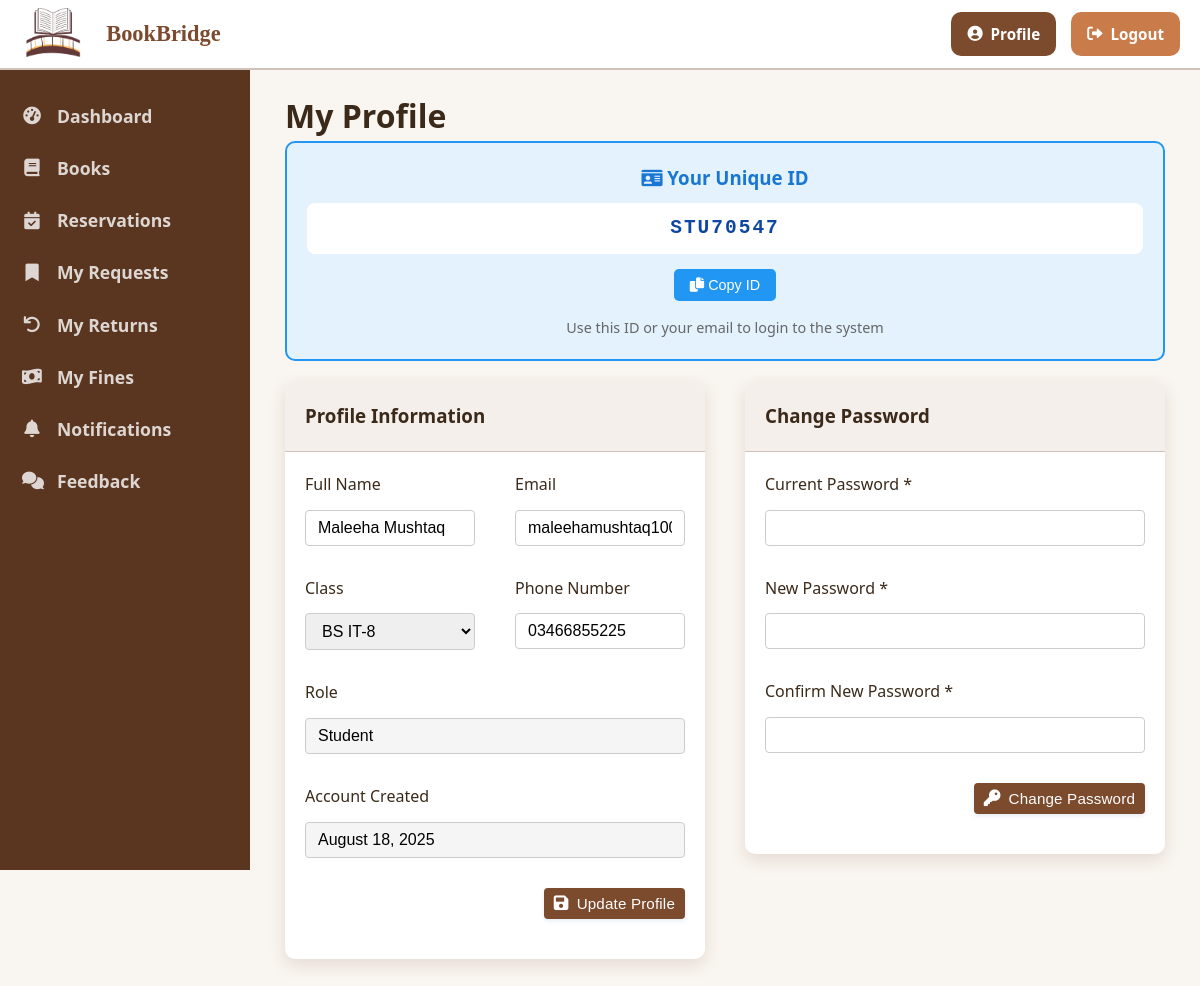
/student/profile.php (signed in), run on an earlier commit of the app's database.
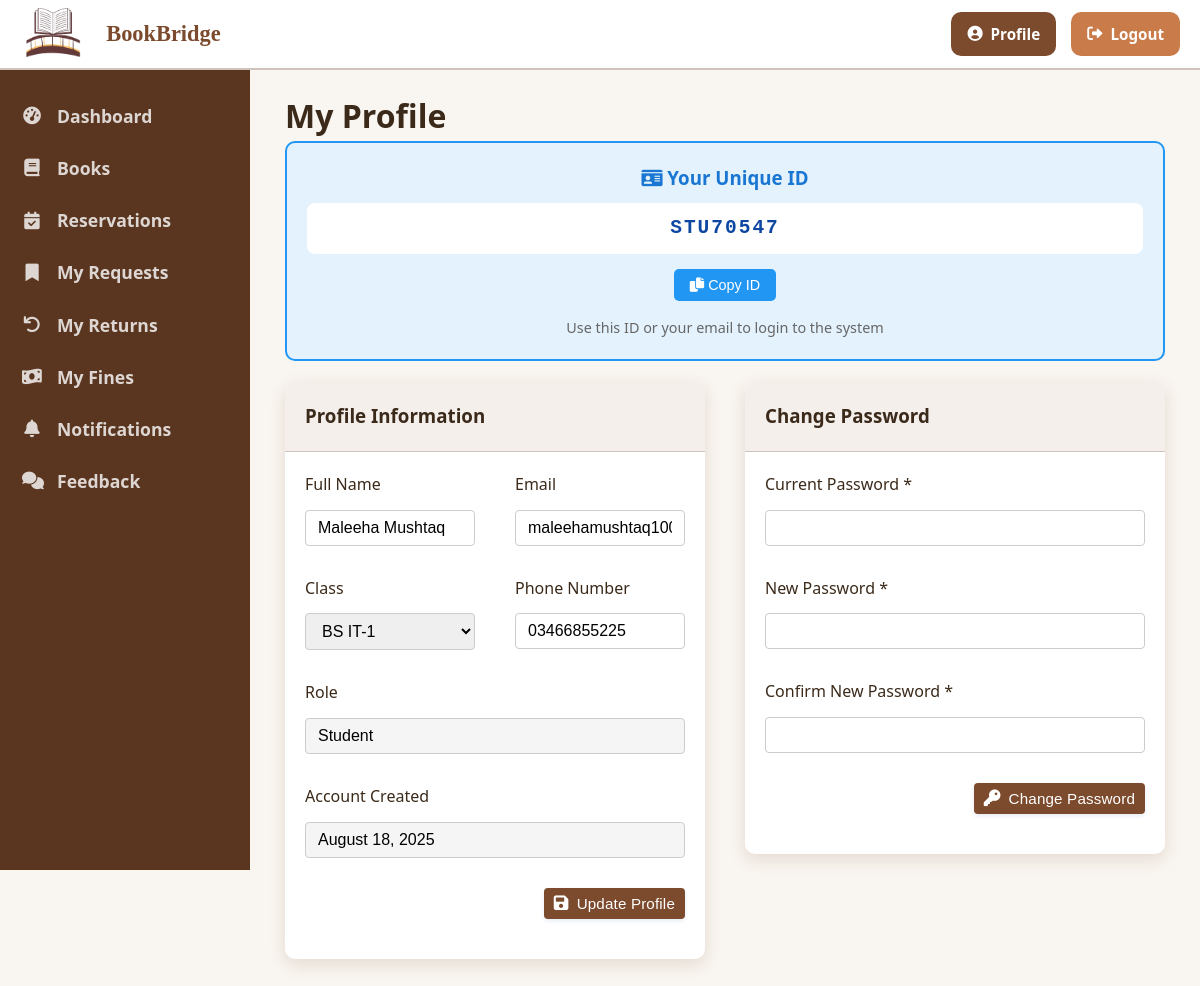
And on a later commit of the database.
### tables this page shows
CREATE TABLE `users` (
  `id` int(11) NOT NULL,
  `unique_id` varchar(20) DEFAULT NULL,
  `name` varchar(100) NOT NULL,
  `email` varchar(100) NOT NULL,
  `password` varchar(255) NOT NULL,
  `role` enum('librarian','student','faculty') NOT NULL,
  `department` varchar(100) DEFAULT NULL,
  `phone` varchar(20) DEFAULT NULL,
  `address` text DEFAULT NULL,
  `created_at` timestamp NOT NULL DEFAULT current_timestamp(),
  `approval_status` varchar(20) DEFAULT 'pending',
  `approved_at` timestamp NULL DEFAULT NULL,
  `rejected_at` timestamp NULL DEFAULT NULL,
  `email_verified` tinyint(1) DEFAULT 0,
  `email_verification_token` varchar(255) DEFAULT NULL
);

### student/profile.php (the view, shortened to what the changed rows need)
<?php
include_once '../includes/header.php';
$userId = $_SESSION['user_id'];
$stmt = $conn->prepare("SELECT * FROM users WHERE id = ?");
$stmt->bind_param("i", $userId);
$stmt->execute();
$result = $stmt->get_result();
$user = $result->fetch_assoc();
?>
<div class="container">
    <h1 class="page-book_name">My Profile</h1>
    <div class="unique-id-display">
        <h3><i class="fas fa-id-card"></i> Your Unique ID</h3>
        <div class="id-value" id="uniqueId"><?php echo htmlspecialchars($user['unique_id']); ?></div>
        <button type="button" class="copy-btn" onclick="copyToClipboard()">
            <i class="fas fa-copy"></i> Copy ID
        </button>
        <p>Use this ID or your email to login to the system</p>
    </div>
    <div class="dashboard-row">
        <div class="dashboard-col">
            <div class="card">
                <div class="card-body">
                    <form action="" method="POST">
                        <div class="form-row">
                            <div class="form-col">
                                <div class="form-group">
                                    <label for="name">Full Name</label>
                                    <input type="text" id="name" name="name"
                                           pattern="^[A-Za-z\s]+$"
                                           book_name="Only letters and spaces are allowed"
                                           oninput="this.value = this.value.replace(/[^A-Za-z\s]/g, '')"
                                           value="<?php echo htmlspecialchars($user['name']); ?>" required>
                                </div>
                            </div>
                            <div class="form-col">
                                <div class="form-group">
                                    <label for="email">Email</label>
                                    <input type="email" id="email" name="email"
                                           value="<?php echo htmlspecialchars($user['email']); ?>"
                                           pattern="[A-Za-z0-9._%+-]+@[A-Za-z0-9.-]+\.[A-Za-z]{2,}$"
                                           book_name="Please enter a valid email (e.g. abc@gmail.com)"
                                           required oninput="validateEmail(this)">
                                </div>
                            </div>
                        </div>
                        <div class="form-row">
                            <div class="form-col">
                                <div class="form-group">
                                    <label for="class">Class</label>
                                    <select id="class" name="class" required <?php echo ($user['role'] == 'faculty') ? 'disabled' : ''; ?>>
                                        <?php
                                        $classs = [
                                            "BS IT-1","BS IT-2","BS IT-3","BS IT-4","BS IT-5","BS IT-6","BS IT-7","BS IT-8",
                                            "BS ENG-1","BS ENG-2","BS ENG-3","BS ENG-4","BS ENG-5","BS ENG-6","BS ENG-7","BS ENG-8",
                                            "BS HPE-1","BS HPE-2","BS HPE-3","BS HPE-4","BS HPE-5","BS HPE-6","BS HPE-7","BS HPE-8",
                                            "1st Year Pre Engineering", "2nd Year Pre Engineering",
                                            "1st Year Pre Medical", "2nd Year Pre Medical",
                                            "1st Year Arts", "2nd Year Arts", "1st Year ICS", "2nd Year ICS"
                                        ];
                                        foreach ($classs as $dept) {
                                            $selected = ($user['class'] == $dept) ? 'selected' : '';
                                            echo "<option value=\"$dept\" $selected>$dept</option>";
                                        }
                                        ?>
                                    </select>
                                </div>
                            </div>
                            <div class="form-col">
                                <div class="form-group">
                                    <label for="phone">Phone Number</label>
                                    <input type="tel" id="phone" name="phone"
                                           value="<?php echo htmlspecialchars($user['phone']); ?>"
                                           pattern="^\d{11}$"
                                           book_name="Enter exactly 11 digit phone number"
                                           oninput="this.value = this.value.replace(/[^0-9]/g, '')"
                                           maxlength="11" required>
                                </div>
                            </div>
                        </div>
                        <div class="form-group">
                            <label>Role</label>
                            <input type="text" value="<?php echo ucfirst($user['role']); ?>" readonly style="background-color: #f5f5f5;">
                        </div>
                        <div class="form-group">
                            <label>Account Created</label>
                            <input type="text" value="<?php echo date('F j, Y', strtotime($user['created_at'])); ?>" readonly style="background-color: #f5f5f5;">
                        </div>
                    </form>
                </div>
            </div>
        </div>
<?php
include_once '../includes/footer.php';
?>

What changed in the data, as far as the page shows it:
changed users "STU70547": class "BS IT-8" → "BS IT-1"
